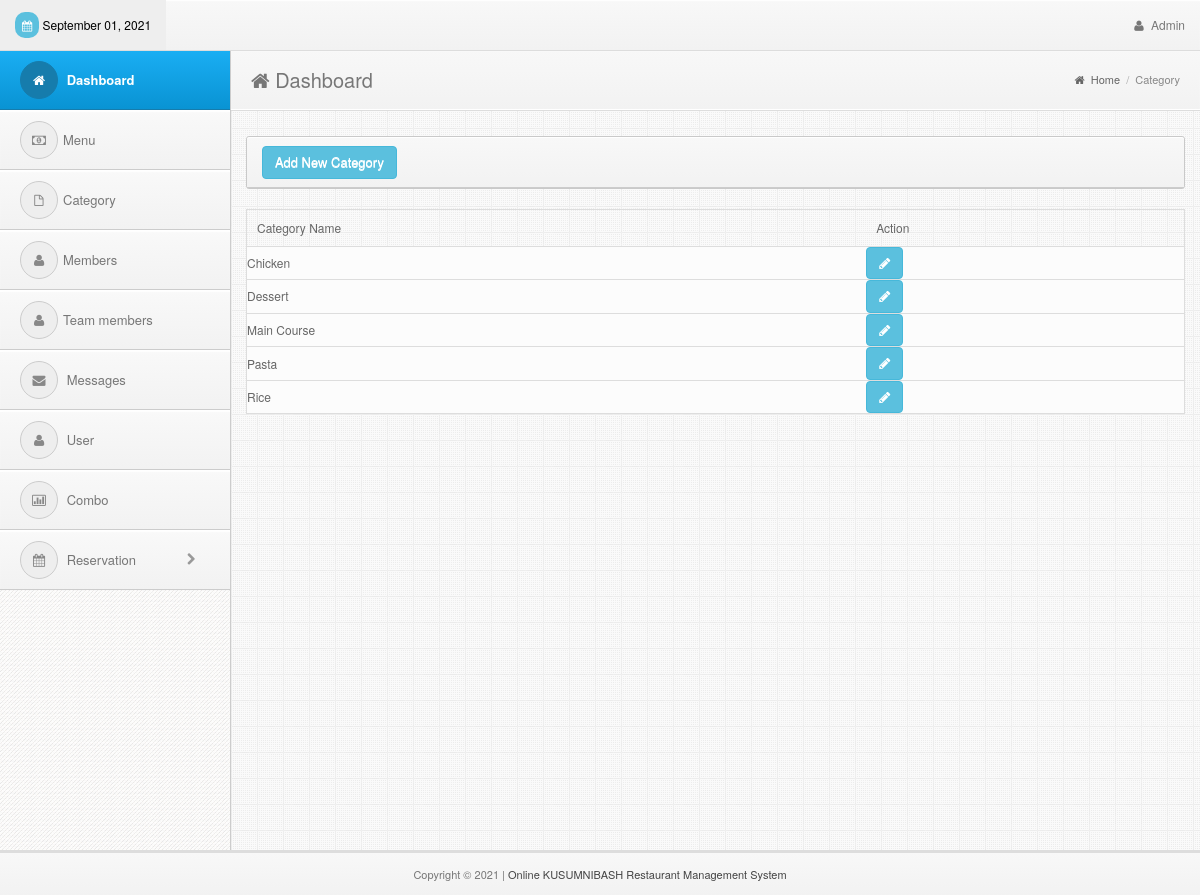
/admin/category.php (signed in), run on the app's committed database.
### tables this page shows
CREATE TABLE `category` (
  `cat_id` int(11) NOT NULL,
  `cat_name` varchar(50) NOT NULL
);

### admin/category.php (the view, shortened to what this page needs)
<!DOCTYPE html>
<html lang="en">
<head>
  <?php include('../includes/links.php');?>
</head>
<body>
<div class="navbar navbar-fixed-top bs-docs-nav" role="banner">
    <div class="conjtainer">
      <?php include('../includes/topbar.php');?>
    </div>
  </div>
<div class="content" style="margin-top:10px">
    <?php include('../includes/sidebar.php');?>
    <div class="mainbar">
      <div class="page-head">
        <h2 class="pull-left"><i class="fa fa-home"></i> Dashboard</h2>
        <div class="bread-crumb pull-right">
          <a href="index.html"><i class="fa fa-home"></i> Home</a>
          <span class="divider">/</span>
          <a href="#" class="bread-current">Category</a>
        </div>
        <div class="clearfix"></div>
      </div>
      <div class="matter">
        <div class="container">
          <div class="row">
            <div class="col-md-12">
              <div class="widget">
                <div class="widget-head">
                    <a href="#addModal" class="btn btn-info" data-toggle="modal">Add New Category</a>
                  </div>
                </div>
                <div class="widget-content">
                  <div class="padd">
              <div class="page-tables">
                <div class="table-responsive">
                  <table cellpadding="0" cellspacing="0" border="0" id="data-table" width="100%">
                    <thead>
                      <tr>
                        <th>Category Name</th>
                        <th>Action</th>
                      </tr>
                    </thead>
                    <tbody>
<?php
include('../includes/dbcon.php');
    $query=mysqli_query($con,"select * from category order by cat_name")or die(mysqli_error($con));
      while ($row=mysqli_fetch_array($query)){
        $id=$row['cat_id'];
        $name=$row['cat_name'];
?>
                      <tr>
                        <td><?php echo $name;?></td>
                        <td>
                              <a href="#update" class="btn btn-info" data-target="#update<?php echo $id;?>"
                              data-toggle="modal">
                                <i class="fa fa-pencil"></i>
                              </a>
                        </td>
                      </tr>
<?php }?>
                    </tbody>
                  </table>
                </div>
                </div>
              </div>
                  </div>
                </div>
              </div>
            </div>
          </div>
        </div>
      </div>
<?php include('../includes/footer.php');?>
</body>
</html>

### admin/css/style.css (style rules this page uses)
body { font-size: 12px; line-height: 22px; color: #666; border-top: 3px solid #eee; background:#343434 url("../img/back.png") repeat; padding-top: 37px; -webkit-font-smoothing: antialiased; }
h1,h2,h3,h4,h5,h6 { padding: 2px 0px; margin: 2px 0px; color: #777; }
h2 { font-size: 25px; line-height: 35px; }
a { color: #026b9c; }
.navbar * { font-weight: normal !important; text-shadow:none !important; }
.navbar { background-color: #f8f8f8; background: -webkit-gradient(linear, left top, left bottom, from(#f8f8f8), to(#f2f2f2)); background: -webkit-linear-gradient(top, #f8f8f8, #f2f2f2); background: -moz-linear-gradient(top, #f8f8f8, #f2f2f2); background: -ms-linear-gradient(top, #f8f8f8, #f2f2f2); background: -o-linear-gradient(top, #f8f8f8, #f2f2f2); background: linear-gradient(top, #f8f8f8, #f2f2f2); border-bottom: 1px solid #ddd; box-shadow: inset 0px 1px 1px #fff; }
.mainbar { position: relative; margin-left: 230px; margin-right: 0px; width: auto; background:#eee url("../img/main-back.png") repeat; border-left: 1px solid #ccc; z-index: 50; min-height: 800px; }
.mainbar .container { max-width:100% !important; width: 100% !important; }
.page-tables #data-table { margin-bottom: 20px; }
.page-tables #data-table { border:1px solid #ddd; }
.page-tables table#data-table thead th { padding:7px 10px; font-weight:normal; border-bottom:0px; }
.page-tables table#data-table td { background:#fcfcfc; border-top:1px solid #ddd; }
.mainbar .page-head { background-color: #f8f8f8; background: -webkit-gradient(linear, left top, left bottom, from(#f8f8f8), to(#f2f2f2)); background: -webkit-linear-gradient(top, #f8f8f8, #f2f2f2); background: -moz-linear-gradient(top, #f8f8f8, #f2f2f2); background: -ms-linear-gradient(top, #f8f8f8, #f2f2f2); background: -o-linear-gradient(top, #f8f8f8, #f2f2f2); background: linear-gradient(top, #f8f8f8, #f2f2f2); padding: 8px 20px; border-bottom: 1px solid #fff; box-shadow: inset 0px 1px 1px #fff; }
.mainbar .page-head h2 { font-weight: normal; font-size: 20px; }
.mainbar .bread-crumb { font-size: 11px; margin-top: 10px; color: #aaa; }
.mainbar .bread-crumb i { margin-right: 3px; }
.mainbar .bread-crumb .divider { margin: 0px 3px; }
.mainbar .bread-crumb a { color: #666; }
.mainbar .bread-crumb a.bread-current { color: #888; }
.mainbar .matter { border-top: 1px solid #ddd; padding: 15px 0px; }
.widget { border: 1px solid #c9c9c9; border-radius: 3px; margin-top: 10px; margin-bottom: 20px; background: #fafafa url('../img/cream.png') repeat; }
.widget .widget-head,.modal-header { background-color: #f8f8f8; background: -webkit-gradient(linear, left top, left bottom, from(#f8f8f8), to(#f2f2f2)); background: -webkit-linear-gradient(top, #f8f8f8, #f2f2f2); background: -moz-linear-gradient(top, #f8f8f8, #f2f2f2); background: -ms-linear-gradient(top, #f8f8f8, #f2f2f2); background: -o-linear-gradient(top, #f8f8f8, #f2f2f2); background: linear-gradient(top, #f8f8f8, #f2f2f2); border-top-right-radius: 3px; border-top-left-radius: 3px; text-shadow:0px 1px #fff; border-bottom: 1px solid #ccc; border-top: 1px solid #fff; color: #666; font-size: 13px; font-weight: bold; padding: 8px 15px; }

### data on the page
category: cat_name "Chicken"
category: cat_name "Dessert"
category: cat_name "Main Course"
category: cat_name "Pasta"
category: cat_name "Rice"
